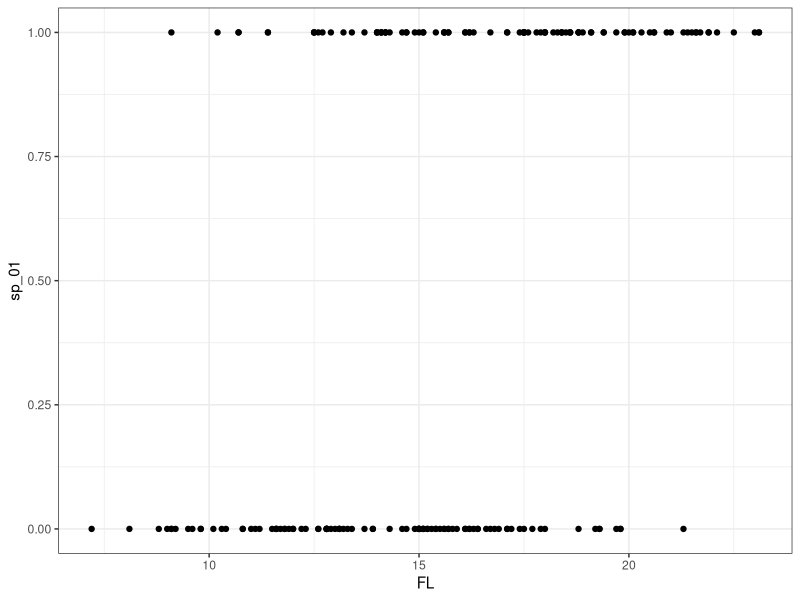
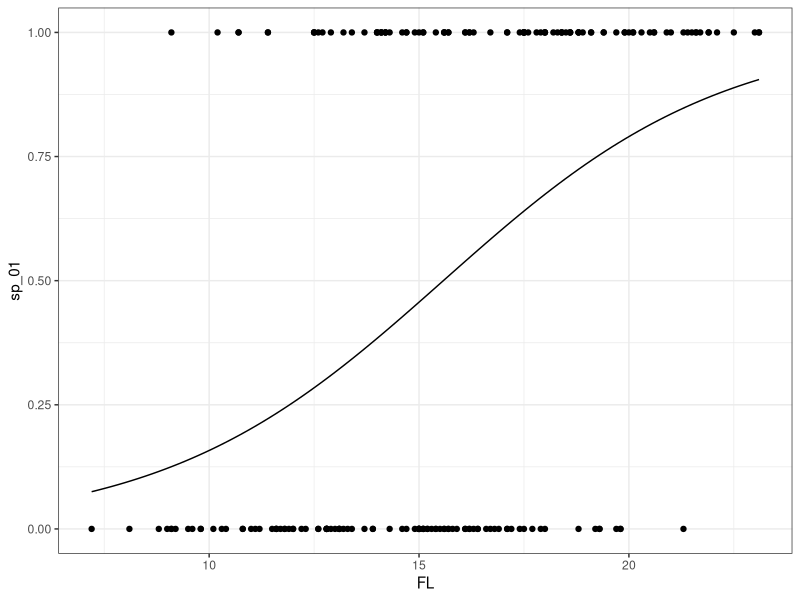
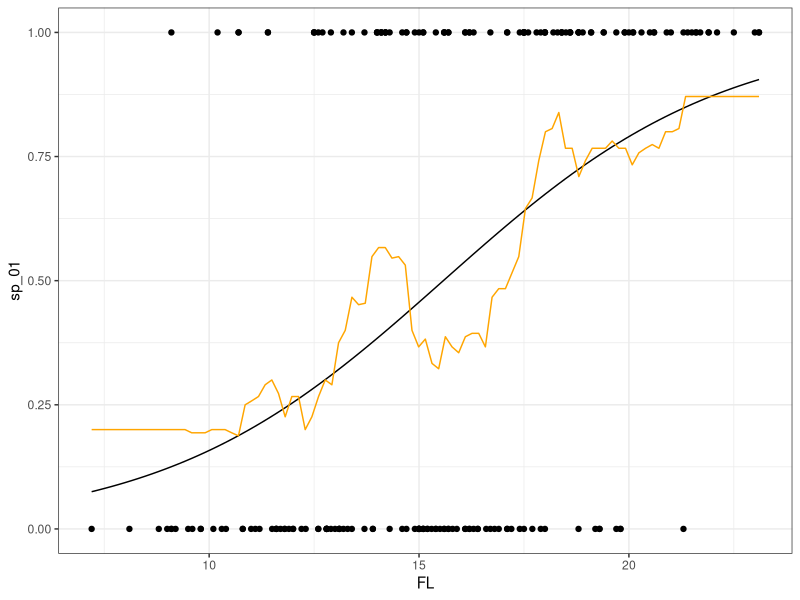

Generate these figures, in order, with R:
## ---- chunk 1
library(MASS)
library(ggplot2)
library(dplyr)
library(caret)
set.seed(478)
crabs <- MASS::crabs[sample.int(nrow(crabs)), ]
crabs <- crabs %>% dplyr::select(-index)
## ---- chunk 2
crabs <- crabs %>%
  mutate(
    sp_01 = ifelse(sp == "O", 1, 0) # 1 if orange, 0 otherwise
  )
head(crabs)
dim(crabs)
## ---- chunk 3
ggplot(data = crabs, mapping = aes(x = FL, y = sp_01)) +
  geom_point() +
  theme_bw()
## ---- chunk 4
logistic_fit <- train(
  form   = sp ~ FL,
  data   = crabs,
  family = "binomial", # this is an argument to glm; response is 0 or 1, binomial
  method = "glm",      # method for fit; "generalized linear model"
  trControl = trainControl(method = "none")
)
## ---- chunk 5
summary(logistic_fit$finalModel)
## ---- chunk 6
predict_logistic_probs <- function(x, sp) {
  f_hats <- predict(logistic_fit, newdata = data.frame(FL = x), type = "prob")
  f_hats[[sp]]
}
ggplot(data = crabs, mapping = aes(x = FL, y = sp_01)) +
  geom_point() +
  stat_function(fun = predict_logistic_probs, args = list(sp = "O")) +
  ylim(0, 1) + 
  theme_bw()
## ---- chunk 7
predict(logistic_fit, newdata = data.frame(FL = 20), type = "prob")
## ---- chunk 8
predict(logistic_fit, newdata = data.frame(FL = 20))
## ---- chunk 9
knn_fit <- train(
  form = sp ~ FL,
  data = crabs,
  method = "knn",
  preProcess = "scale",
  trControl = trainControl(method = "none"),
  tuneGrid = data.frame(k = 30)
)

predict_knn <- function(x, sp) {
  f_hats <- predict(knn_fit, newdata = data.frame(FL = x), type = "prob")
  f_hats[[sp]]
}

ggplot(data = crabs, mapping = aes(x = FL, y = sp_01)) +
  geom_point() +
  stat_function(fun = predict_logistic_probs,
    args = list(sp = "O")) +
  stat_function(fun = predict_knn,
    args = list(sp = "O"), color = "orange") +
  ylim(0, 1) +
  theme_bw()
